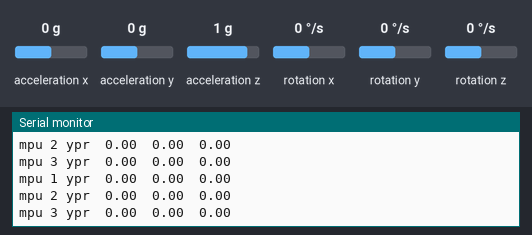
Simulated run of this sketch. Board: Arduino Uno, built for the host (arithmetic inside an expression is 32-bit, double 64-bit). Shown: the last lines printed to the serial monitor. The inputs (shaded band) are chosen by the test bench; at power-on: acceleration x 0 g, acceleration y 0 g, rotation z 0 °/s, acceleration z 1 g, rotation x 0 °/s, rotation y 0 °/s.

Above: at 2.7 s.
2.8 s: acceleration x set to -1.4 g
At 3.8 s:
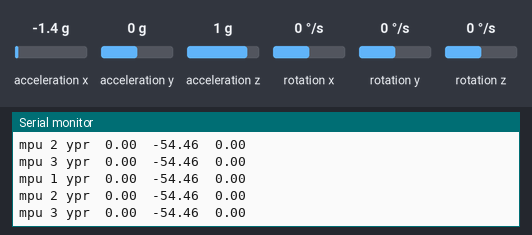
4.3 s: acceleration y set to -1.4 g
At 4.8 s:
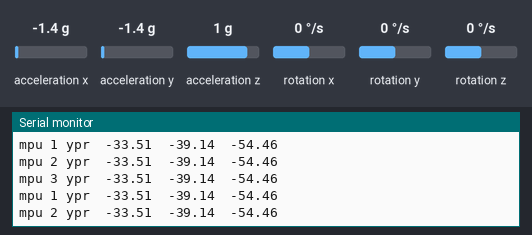
5.8 s: rotation z set to -100 °/s
At 6.7 s:
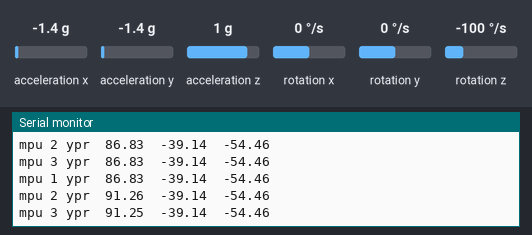
8.8 s: acceleration z set to -1.4 g
At 9.5 s:
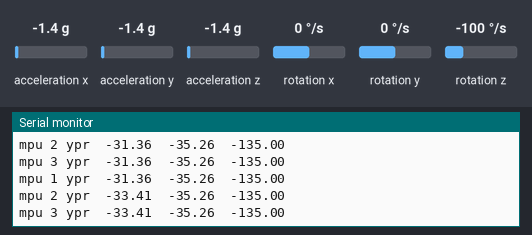
Timing chart, 0 to 11.3 s (numbered marks = the images above; inputs shaded):
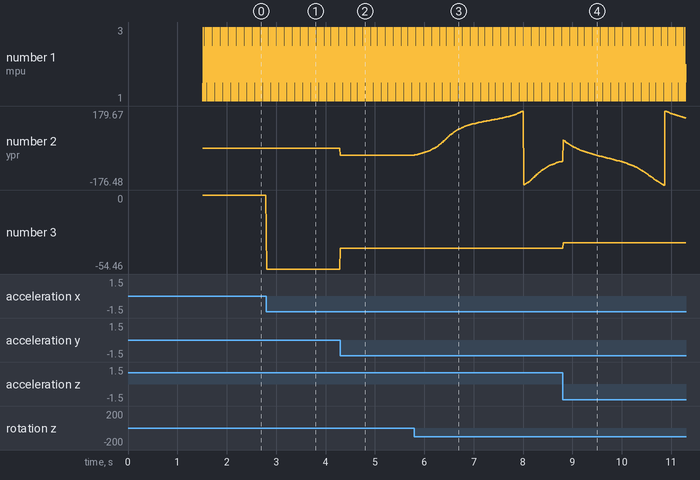

Measured:
- after the input at 2.8 s, the serial monitor: prints a new line at once (image 1)
- after the input at 4.3 s, the serial monitor: prints a new line at once (image 2)
- after the input at 5.8 s, the serial monitor: prints a new line at once (image 3)
- plotted number 2: 0 → -33.51 after the input at 4.3 s, -33.51 → -61.64 after the input at 5.8 s
- plotted number 3: 0 → -54.46 after the input at 2.8 s, -54.46 → -39.14 after the input at 4.3 s

The sketch:

measure.ino
```cpp
// I2C device class (I2Cdev) demonstration Arduino sketch for MPU6050 class
// 10/7/2011 by Jeff Rowberg <jeff@rowberg.net>
// Updates should (hopefully) always be available at https://github.com/jrowberg/i2cdevlib
//
// Changelog:
//      2013-05-08 - added multiple output formats
//                 - added seamless Fastwire support
//      2011-10-07 - initial release

/* ============================================
I2Cdev device library code is placed under the MIT license
Copyright (c) 2011 Jeff Rowberg

Permission is hereby granted, free of charge, to any person obtaining a copy
of this software and associated documentation files (the "Software"), to deal
in the Software without restriction, including without limitation the rights
to use, copy, modify, merge, publish, distribute, sublicense, and/or sell
copies of the Software, and to permit persons to whom the Software is
furnished to do so, subject to the following conditions:

The above copyright notice and this permission notice shall be included in
all copies or substantial portions of the Software.

THE SOFTWARE IS PROVIDED "AS IS", WITHOUT WARRANTY OF ANY KIND, EXPRESS OR
IMPLIED, INCLUDING BUT NOT LIMITED TO THE WARRANTIES OF MERCHANTABILITY,
FITNESS FOR A PARTICULAR PURPOSE AND NONINFRINGEMENT. IN NO EVENT SHALL THE
AUTHORS OR COPYRIGHT HOLDERS BE LIABLE FOR ANY CLAIM, DAMAGES OR OTHER
LIABILITY, WHETHER IN AN ACTION OF CONTRACT, TORT OR OTHERWISE, ARISING FROM,
OUT OF OR IN CONNECTION WITH THE SOFTWARE OR THE USE OR OTHER DEALINGS IN
THE SOFTWARE.
===============================================
*/

/* SwimmingHand: changed PID for loop in MPU6050.cpp to 10 */

// I2Cdev and MPU6050 must be installed as libraries, or else the .cpp/.h files
// for both classes must be in the include path of your project
#include "I2Cdev.h"
//#include "MPU6050.h"
#include "MPU6050_6Axis_MotionApps612.h"

// Arduino Wire library is required if I2Cdev I2CDEV_ARDUINO_WIRE implementation
// is used in I2Cdev.h
#if I2CDEV_IMPLEMENTATION == I2CDEV_ARDUINO_WIRE
    #include "Wire.h"
#endif

// class default I2C address is 0x68
// specific I2C addresses may be passed as a parameter here
// AD0 low = 0x68 (default for InvenSense evaluation board)
// AD0 high = 0x69
TwoWire mpuwire1(0);
TwoWire mpuwire2(1);
MPU6050 accelgyro3(0x69, &mpuwire1);
MPU6050 accelgyro2(0x68, &mpuwire1);
MPU6050 accelgyro1(0x68, &mpuwire2);
//MPU6050 accelgyro(0x69); // <-- use for AD0 high
//MPU6050 accelgyro(0x68, &Wire1); // <-- use for AD0 low, but 2nd Wire (TWI/I2C) object

//int16_t ax, ay, az;
//int16_t gx, gy, gz;

// uncomment "OUTPUT_READABLE_ACCELGYRO" if you want to see a tab-separated
// list of the accel X/Y/Z and then gyro X/Y/Z values in decimal. Easy to read,
// not so easy to parse, and slow(er) over UART.
#define OUTPUT_READABLE_ACCELGYRO

// uncomment "OUTPUT_BINARY_ACCELGYRO" to send all 6 axes of data as 16-bit
// binary, one right after the other. This is very fast (as fast as possible
// without compression or data loss), and easy to parse, but impossible to read
// for a human.
//#define OUTPUT_BINARY_ACCELGYRO


#define LED_PIN 13
bool blinkState = false;

// MPU control/status vars
//bool dmpReady = false;  // set true if DMP init was successful
//uint8_t mpuIntStatus;   // holds actual interrupt status byte from MPU
uint8_t devStatus1, devStatus2, devStatus3;      // return status after each device operation (0 = success, !0 = error)
uint16_t packetSize1, packetSize2, packetSize3;    // expected DMP packet size (default is 42 bytes)
uint16_t fifoCount;     // count of all bytes currently in FIFO
uint8_t fifoBuffer1[64]; // FIFO storage buffer
uint8_t fifoBuffer2[64]; // FIFO storage buffer
uint8_t fifoBuffer3[64]; // FIFO storage buffer

// orientation/motion vars
Quaternion q;           // [w, x, y, z]         quaternion container
VectorInt16 aa;         // [x, y, z]            accel sensor measurements
VectorInt16 gy;         // [x, y, z]            gyro sensor measurements
VectorInt16 aaReal;     // [x, y, z]            gravity-free accel sensor measurements
VectorInt16 aaWorld;    // [x, y, z]            world-frame accel sensor measurements
VectorFloat gravity;    // [x, y, z]            gravity vector
float euler[3];         // [psi, theta, phi]    Euler angle container
float ypr[3];           // [yaw, pitch, roll]   yaw/pitch/roll container and gravity vector

// packet structure for InvenSense teapot demo
uint8_t teapotPacket[14] = { '$', 0x02, 0, 0, 0, 0, 0, 0, 0, 0, 0x00, 0x00, '\r', '\n' };


void setup() {
  // initialize serial communication
    // (38400 chosen because it works as well at 8MHz as it does at 16MHz, but
    // it's really up to you depending  on your project)
    Serial.begin(115200);
    // join I2C bus (I2Cdev library doesn't do this automatically)
//    #if I2CDEV_IMPLEMENTATION == I2CDEV_ARDUINO_WIRE
//        Wire.begin();
        mpuwire1.begin(21, 22);
        mpuwire2.begin(25, 26);
//    #elif I2CDEV_IMPLEMENTATION == I2CDEV_BUILTIN_FASTWIRE
//        Fastwire::setup(400, true);
//    #endif


    // initialize device
    Serial.println("Initializing I2C devices...");
    accelgyro1.initialize();
    accelgyro2.initialize();
    accelgyro3.initialize();

    // verify connection
//    Serial.println("Testing device connections...");
//    Serial.println(accelgyro1.testConnection() ? "MPU6050 1 connection successful" : "MPU6050 1 connection failed");
//    Serial.println(accelgyro2.testConnection() ? "MPU6050 2 connection successful" : "MPU6050 2 connection failed");
//    Serial.println(accelgyro3.testConnection() ? "MPU6050 3 connection successful" : "MPU6050 3 connection failed");

    // use the code below to change accel/gyro offset values
    /*
    Serial.println("Updating internal sensor offsets...");
    // -76  -2359 1688  0 0 0
    Serial.print(accelgyro.getXAccelOffset()); Serial.print("\t"); // -76
    Serial.print(accelgyro.getYAccelOffset()); Serial.print("\t"); // -2359
    Serial.print(accelgyro.getZAccelOffset()); Serial.print("\t"); // 1688
    Serial.print(accelgyro.getXGyroOffset()); Serial.print("\t"); // 0
    Serial.print(accelgyro.getYGyroOffset()); Serial.print("\t"); // 0
    Serial.print(accelgyro.getZGyroOffset()); Serial.print("\t"); // 0
    Serial.print("\n");
    accelgyro.setXGyroOffset(220);
    accelgyro.setYGyroOffset(76);
    accelgyro.setZGyroOffset(-85);
    Serial.print(accelgyro.getXAccelOffset()); Serial.print("\t"); // -76
    Serial.print(accelgyro.getYAccelOffset()); Serial.print("\t"); // -2359
    Serial.print(accelgyro.getZAccelOffset()); Serial.print("\t"); // 1688
    Serial.print(accelgyro.getXGyroOffset()); Serial.print("\t"); // 0
    Serial.print(accelgyro.getYGyroOffset()); Serial.print("\t"); // 0
    Serial.print(accelgyro.getZGyroOffset()); Serial.print("\t"); // 0
    Serial.print("\n");
    */

    // configure Arduino LED pin for output
//    pinMode(LED_PIN, OUTPUT);
    packetSize1 = init_dmp(accelgyro1, 1, -4733, -6623, 12661, 136, -174, -12);
    packetSize2 = init_dmp(accelgyro2, 2, -5721, 6951, 14059, -16, -24, -13);
    packetSize3 = init_dmp(accelgyro3, 3, -1773, 1793, 4855, 62, -37, 53);
}

int init_dmp(MPU6050& mpu, int i, int xacc, int yacc, int zacc, int xgyro, int ygyro, int zgyro) {
  Serial.print("dmp ");
  Serial.println(i);
  // wait for ready
  Serial.println(F("\nSend any character to begin DMP programming and demo: "));
//  while (Serial.available() && Serial.read()); // empty buffer
//  while (!Serial.available());                 // wait for data
  while (Serial.available() && Serial.read()); // empty buffer again
  int devStatus = mpu.dmpInitialize();

  mpu.setXAccelOffset(xacc);
  mpu.setYAccelOffset(yacc);
  mpu.setZAccelOffset(zacc);
  mpu.setXGyroOffset(xgyro);
  mpu.setYGyroOffset(ygyro);
  mpu.setZGyroOffset(zgyro);

  // make sure it worked (returns 0 if so)
  if (devStatus == 0) {
    mpu.PrintActiveOffsets();
    // turn on the DMP, now that it's ready
    Serial.print(F("Enabling DMP "));
    Serial.print(i);
    Serial.println(" ...");
    mpu.setDMPEnabled(true);

    // get expected DMP packet size for later comparison
    return mpu.dmpGetFIFOPacketSize();
  } else {
    // ERROR!
    // 1 = initial memory load failed
    // 2 = DMP configuration updates failed
    // (if it's going to break, usually the code will be 1)
    Serial.print(F("DMP Initialization failed (code "));
    Serial.print(devStatus);
    Serial.println(F(")"));
    return -1;
  }
}

void main_loop(MPU6050& mpu, int i, int packetSize, uint8_t *fifoBuffer) {
  mpu.resetFIFO();
  // get current FIFO count
  fifoCount = mpu.getFIFOCount();
  // wait for correct available data length, should be a VERY short wait
  while (fifoCount < packetSize) fifoCount = mpu.getFIFOCount();

  // read a packet from FIFO
  mpu.getFIFOBytes(fifoBuffer, packetSize);
    mpu.dmpGetQuaternion(&q, fifoBuffer);
    mpu.dmpGetGravity(&gravity, &q);
    mpu.dmpGetYawPitchRoll(ypr, &q, &gravity);
    Serial.print("mpu ");
    Serial.print(i);
    Serial.print(" ypr\t");
    Serial.print(ypr[0] * 180 / M_PI);
    Serial.print("\t");
    Serial.print(ypr[1] * 180 / M_PI);
    Serial.print("\t");
    Serial.print(ypr[2] * 180 / M_PI);
    Serial.println();
}

void loop() {
    main_loop(accelgyro1, 1, packetSize1, fifoBuffer1);
    main_loop(accelgyro2, 2, packetSize2, fifoBuffer2);
    main_loop(accelgyro3, 3, packetSize3, fifoBuffer3);
  delay(10);
}
```
